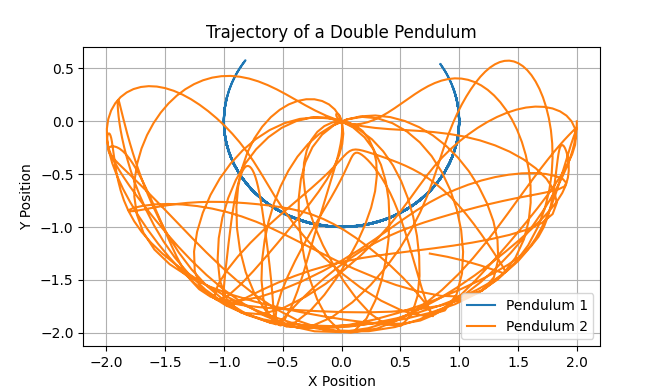

This chart was generated by the following Python code:
# Let's consider the double pendulum as an example, a well-known physical system that exhibits chaotic behavior. 
# The double pendulum consists of two pendulums attached end to end, where the motion of one directly influences the other.

from scipy.integrate import solve_ivp
import numpy as np
import matplotlib.pyplot as plt


# Double Pendulum Differential Equations
def double_pendulum(t, state, l1, l2, m1, m2, g):
    theta1, z1, theta2, z2 = state

    # Equations of motion
    c, s = np.cos(theta1 - theta2), np.sin(theta1 - theta2)

    theta1_dot = z1
    z1_dot = (m2*g*np.sin(theta2)*c - m2*s*(l1*z1**2*c + l2*z2**2) -
              (m1+m2)*g*np.sin(theta1)) / l1 / (m1 + m2*s**2)

    theta2_dot = z2
    z2_dot = ((m1+m2)*(l1*z1**2*s - g*np.sin(theta2) + g*np.sin(theta1)*c) +
              m2*l2*z2**2*s*c) / l2 / (m1 + m2*s**2)

    return [theta1_dot, z1_dot, theta2_dot, z2_dot]

# Parameters
l1, l2 = 1.0, 1.0  # Length of the pendulums
m1, m2 = 1.0, 1.0  # Mass of the pendulums
g = 9.81  # Acceleration due to gravity

# Initial conditions
initial_state = [np.pi / 2, 0, np.pi / 2, 0]  # Initial angles and velocities

# Time array
t_span = [0, 30]  # Time span for the simulation
t_eval = np.linspace(*t_span, 1000)  # Time points at which to solve

# Solve the differential equations
solution = solve_ivp(double_pendulum, t_span, initial_state, args=(l1, l2, m1, m2, g),
                     t_eval=t_eval, method='RK45')

# Extracting angles for plotting
theta1, theta2 = solution.y[0], solution.y[2]

# Converting to Cartesian coordinates for visualization
x1 = l1 * np.sin(theta1)
y1 = -l1 * np.cos(theta1)

x2 = x1 + l2 * np.sin(theta2)
y2 = y1 - l2 * np.cos(theta2)

# Plotting
plt.figure(figsize=(10, 6))
plt.plot(x1, y1, label="Pendulum 1")
plt.plot(x2, y2, label="Pendulum 2")
plt.title("Trajectory of a Double Pendulum")
plt.xlabel("X Position")
plt.ylabel("Y Position")
plt.legend()
plt.grid()
plt.show()
